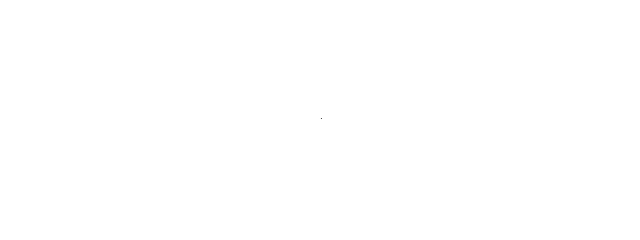
Frame 1 (no input)
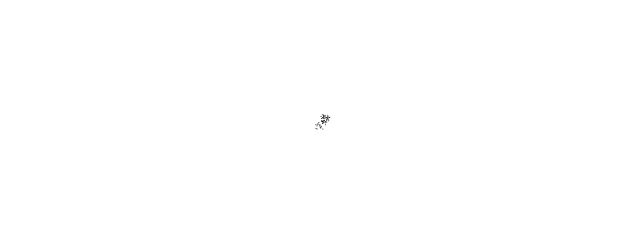
Frame 60 (no input)
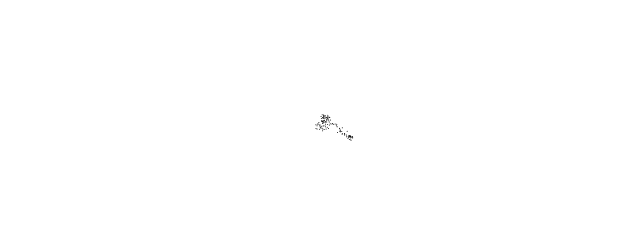
Frame 120 (the mouse pressed at the canvas centre since frame 60)

The p5.js sketch that drew these frames (run headless with seeded random() and noise() and a simulated clock; from frame 60 on, the mouse is pressed at the canvas centre):

// p5.js sketch
// ── sketch.js
// The Nature of Code, Exercise 0.1
// Solution by Rick Sidwell
// http://natureofcode.com

let walker;

function setup() {
  createCanvas(640, 240);
  walker = new Walker();
  background(255);
}

function draw() {
  walker.step();
  walker.show();
}

class Walker {
  constructor() {
    this.x = width / 2;
    this.y = height / 2;
  }

  show() {
    stroke(0);
    point(this.x, this.y);
  }

  // Give the walker a greater tendency to move down and left by making
  // the random range larger in that direction
  step() {
    let xstep = random(-2.75, 3);
    let ystep = random(-2.75, 3);
    this.x += xstep;
    this.y += ystep;
  }
}
